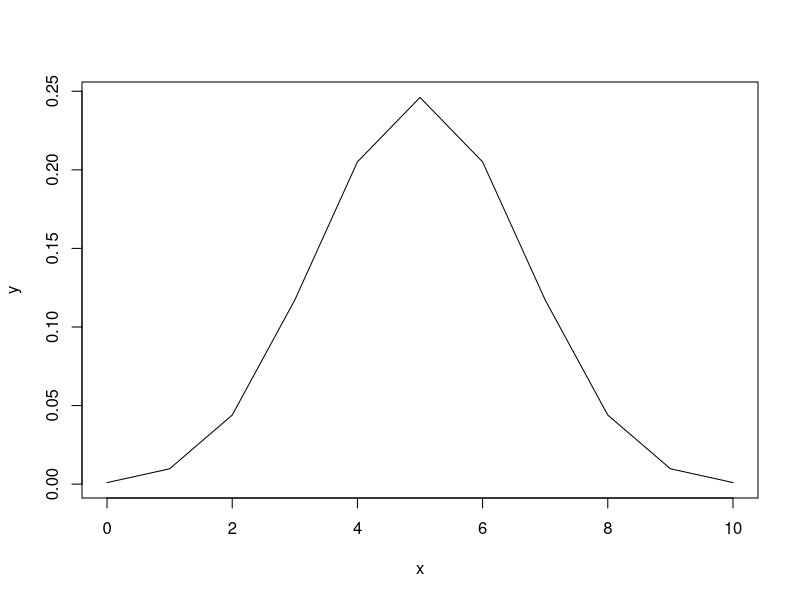
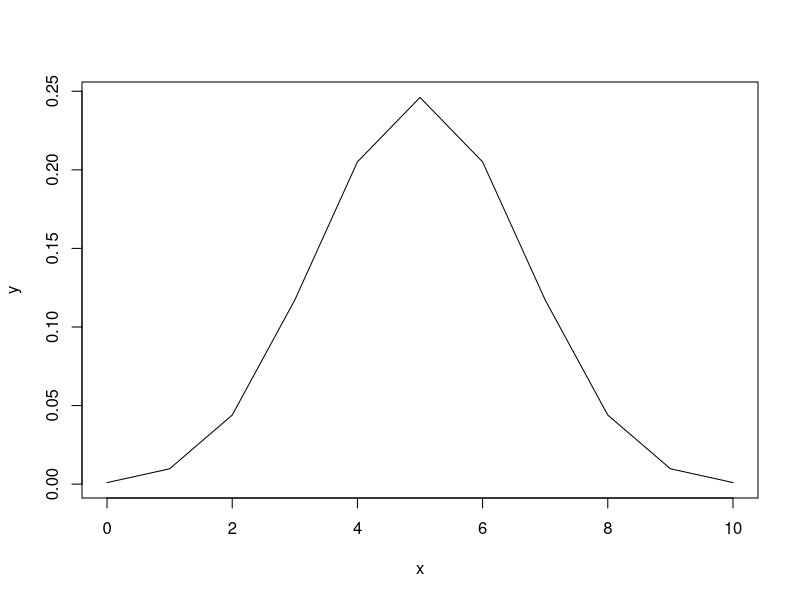
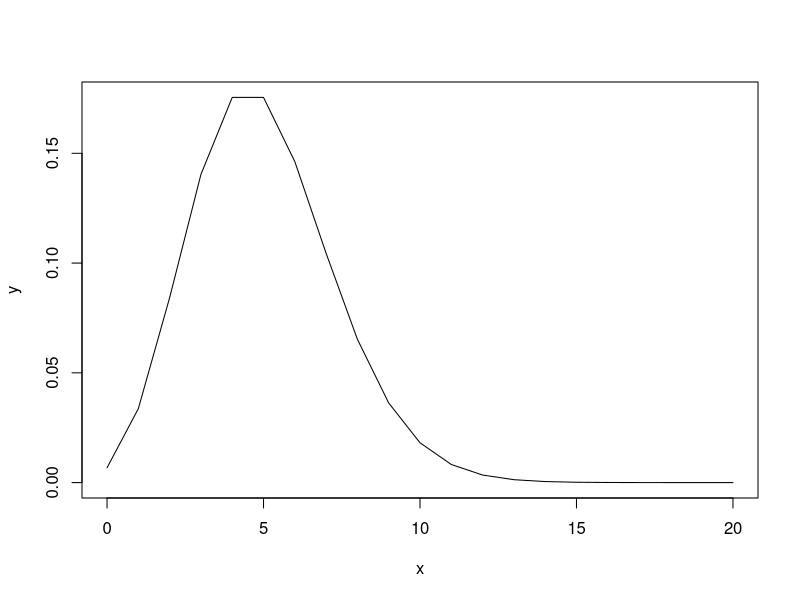
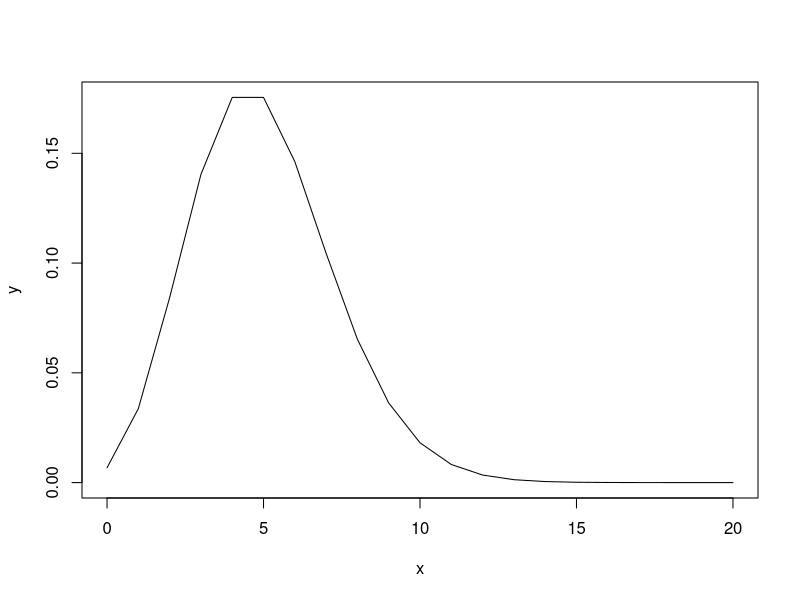
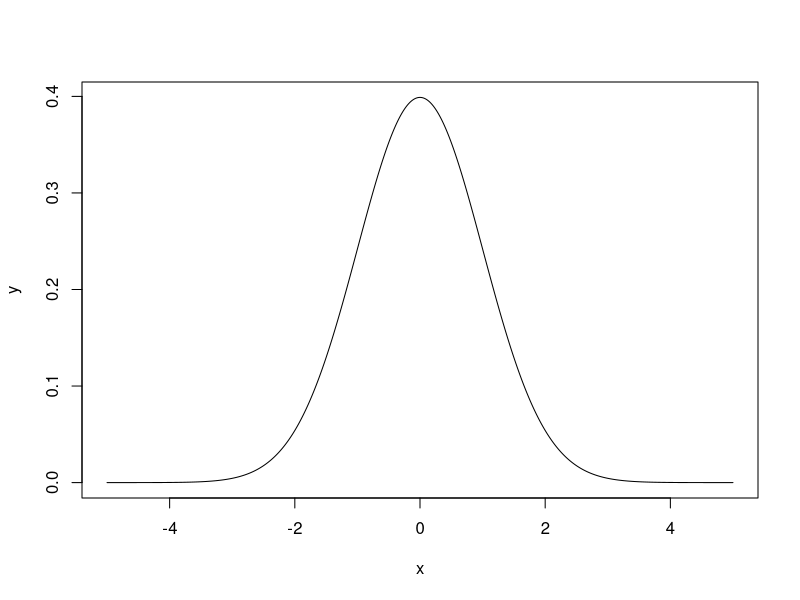
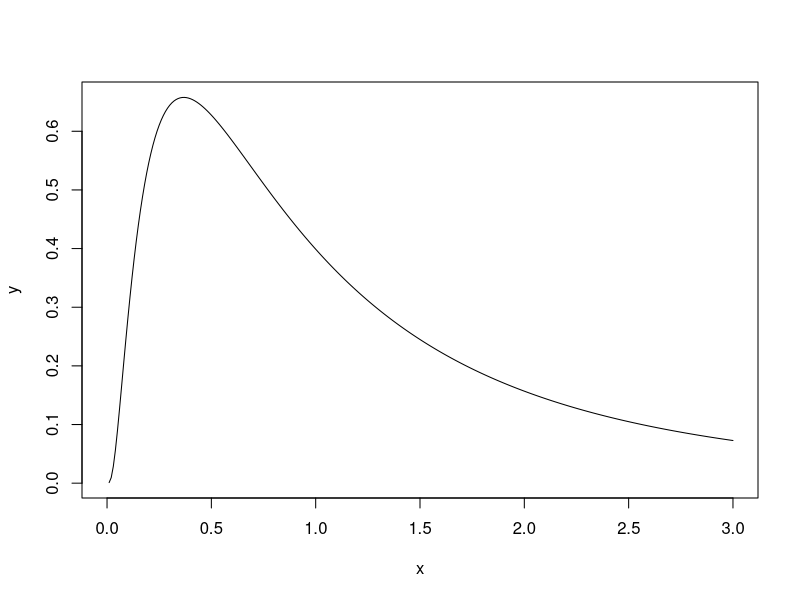
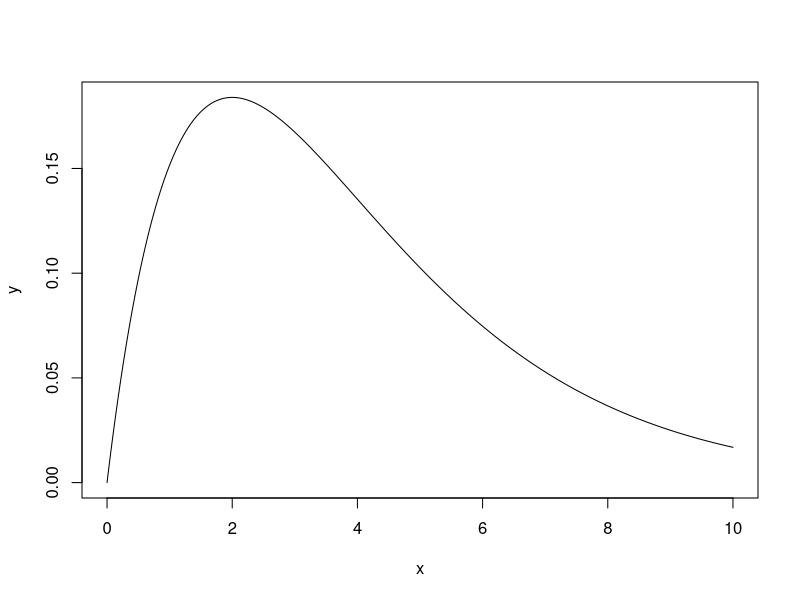
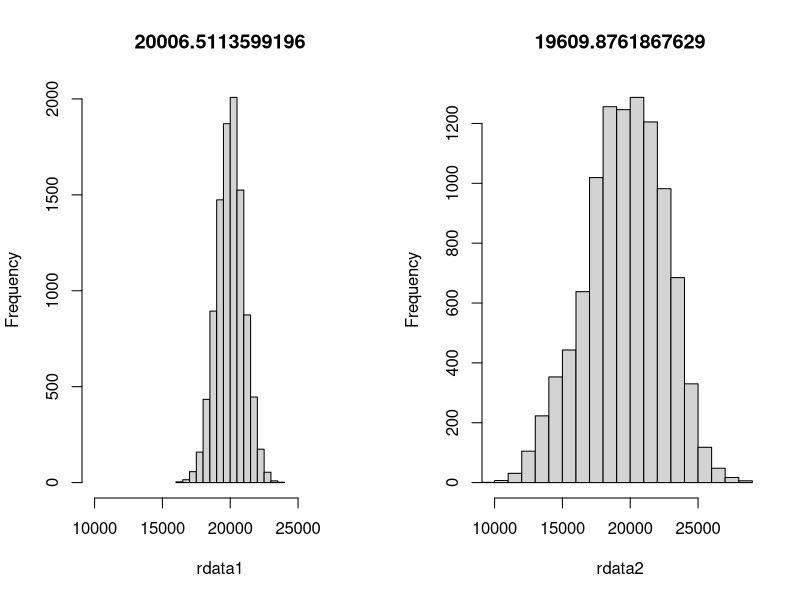

Write R code to recreate these figures, in order.
## ---- chunk 1
# 式から
p<-0.5
N<-10
x<-c(0:N)
y<-choose(N,x)*p^x*(1-p)^(N-x)
plot(x,y,type='l')
## ---- chunk 2
# 関数で
x<-c(0:10)
y<-dbinom(x,10,0.5)
plot(x,y,type='l')
## ---- chunk 3
    # 式から
    lambda<-5
    x<-c(0:20)
    y<-exp(-lambda)*lambda^x/factorial(x)
    plot(x,y,type='l')
## ---- chunk 4
  # 関数で
  lmbd<-5
  x<-c(0:20)
  y<-dpois(x,lambda=lmbd)
  plot(x,y,type='l')
## ---- chunk 5
    v<-1
    m<-0
    x<-seq(-5,5,0.01)
    y<-(1/sqrt(2*pi*v))*exp(-(x-m)^2/(2*v))
    plot(x,y,type='l')
## ---- chunk 6
    v<-1
    m<-0
    x<-seq(0,3,0.01)
    y<-1/(sqrt(2*pi*v)*x)*exp(-(log(x)-m)^2/(2*v))
    plot(x,y,type='l')
## ---- chunk 7
    shp<-2
    scl<-2
    x<-seq(0,10,0.01)
    y<-dgamma(x,shape=shp, rate=1/scl)
    plot(x,y,type='l')
## ---- chunk 8
b0<-3000
b1<-850
layout(matrix(1:2, ncol=2))
rdata1<-numeric()
rdata2<-numeric()
tp<-numeric()
for (rp in 1:100){
  tp[rp]<-rnorm(1,mean=20,sd=3)
  rdata1<-append(rdata1,rnorm(100,mean=20000,sd=1000))
  rdata2<-append(rdata2,rnorm(100,mean=b1*tp[rp]+b0,sd=1000))
}
hist(rdata1,xlim=c(min(rdata2),max(rdata2)),main=mean(rdata1))
hist(rdata2, xlim=c(min(rdata2),max(rdata2)),main=mean(rdata2))

## ---- chunk 9
layout(matrix(1:2, ncol=2))
rdata<-rnorm(10000)
hist(rdata, breaks=12)
v<-1
m<-0
x<-seq(-5,5,0.01)
y<-(1/sqrt(2*pi*v))*exp(-(x-m)^2/(2*v))
plot(x,y,type='l')
## ---- chunk 10
na<-1
nb<-1
aAi<-0.5
aBi<-1-aAi
bAi<-0.2
bBi<-1-bAi

nrp<-30
rAA<-0.4
rAB<-0.6
rBB<-0.1
rBA<-0.9
naA<-numeric(nrp)
naB<-numeric(nrp)
nbA<-numeric(nrp)
nbB<-numeric(nrp)
naA[1]<-na*aAi
naB[1]<-na*aBi
nbA[1]<-nb*bAi
nbB[1]<-nb*bBi
for(rp in 2:nrp){
  naA[rp]<-naA[rp-1]*rAA+naB[rp-1]*rBA
  naB[rp]<-naA[rp-1]*rAB+naB[rp-1]*rBB
  nbA[rp]<-nbA[rp-1]*rAA+nbB[rp-1]*rBA
  nbB[rp]<-nbA[rp-1]*rAB+nbB[rp-1]*rBB
}
layout(matrix(1:2, ncol=2))
plot(naA, type='l',col='red',ylim=c(0,1.0))
par(new=T)
plot(naB, type='l',col='blue',xlab='',ylab='',ylim=c(0,1.0))
plot(nbA, type='l',col='red',ylim=c(0,1.0))
par(new=T)
plot(nbB, type='l',col='blue',xlab='',ylab='',ylim=c(0,1.0))
## ---- chunk 11
layout(matrix(1:2, ncol=2))
nrp<-2000
data<-c(2.4,3.2,2.2,4.6,3.3)
ti<-runif(1,min=-2,max=2) # -2から2の連続一様分布に従う乱数
knl<-numeric(nrp)
theta<-numeric(nrp)
theta[1]<-ti
ratio<-1
for (rp in 1:nrp){
  kp<-numeric(length(data))
  for (d in 1:length(data)){
    kp[d]<-exp(-((data[d]-theta[rp])^2)/2)/sqrt(2)*pi
  }
  knl[rp]<-prod(kp)*exp(-(theta[rp]^2/20000))/sqrt(20000*pi)
  
  if (rp>1){
    lr<-knl[rp]/knl[rp-1]
    if (runif(1)>lr){
      #print(lr)
      theta[rp]<-theta[rp-1]
      knl[rp]<-knl[rp-1]
    }
  }
  theta[rp+1]<-theta[rp]+rnorm(1,0,1)
}
plot(theta[1:nrp],type='l', main=mean(theta))
hist(theta)
## ---- chunk 12
layout(matrix(1:2, ncol=2))
data<-c(4,3,4,5,5,2,3,1,4,0,1,5,5,6,5,4,4,5,3,4)
hist(data,breaks=c(-1:7))
logb<-function(x) sum(log(dbinom(data, 8, x)))
q <- seq(0.2, 0.7, 0.01)
plot(q, sapply(q, logb), type='l')
## ---- chunk 13
nrp<-1000
qi<-0.800
n<-8
data<-c(4,3,4,5,5,2,3,1,4,0,1,5,5,6,5,4,4,5,3,4)
logL<-numeric(nrp)
q<-numeric(nrp)
q[1]<-qi
for (rp in 1:nrp){
  lh<-numeric(length(data))
  for (d in 1:length(data)){
    lh[d]<-choose(n,data[d])*q[rp]^data[d]*(1-q[rp])^(n-data[d])
  }
  logL[rp]<-log(prod(lh))
  if (rp>1){
    if (logL[rp]<logL[rp-1]){
      q[rp]<-q[rp-1]
      logL[rp]<-logL[rp-1]
    }
  }
  if (round(runif(1))){
    q[rp+1]<-q[rp]+0.001
  }else{
    q[rp+1]<-q[rp]-0.001
  }
}
plot(q[1:nrp],type='l', main=q[nrp])
## ---- chunk 14
layout(matrix(1:2, ncol=2))
nrp<-100000
qi<-0.30
n<-8
data<-c(4,3,4,5,5,2,3,1,4,0,1,5,5,6,5,4,4,5,3,4)
logL<-numeric(nrp)
q<-numeric(nrp)
q[1]<-qi
lr<-1
for (rp in 1:nrp){
  lh<-numeric(length(data))
  for (d in 1:length(data)){
    lh[d]<-choose(n,data[d])*q[rp]^data[d]*(1-q[rp])^(n-data[d])
  }
  logL[rp]<-log(prod(lh))
  if (rp>1){
    lr<-exp(logL[rp]-logL[rp-1])
    if (runif(1)>lr){
      #print(lr)
      q[rp]<-q[rp-1]
      logL[rp]<-logL[rp-1]
    }
  }
  if (round(runif(1))){
    q[rp+1]<-min(0.99,q[rp]+0.01)
  }else{
    q[rp+1]<-max(0.01,q[rp]-0.01)
  }
}
plot(q[1:nrp],type='l', main=mean(q))
hist(q)
